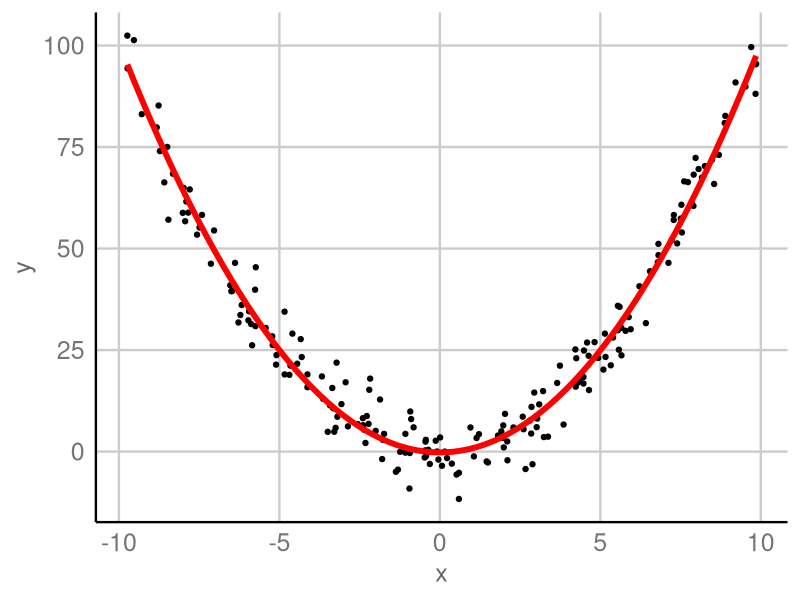
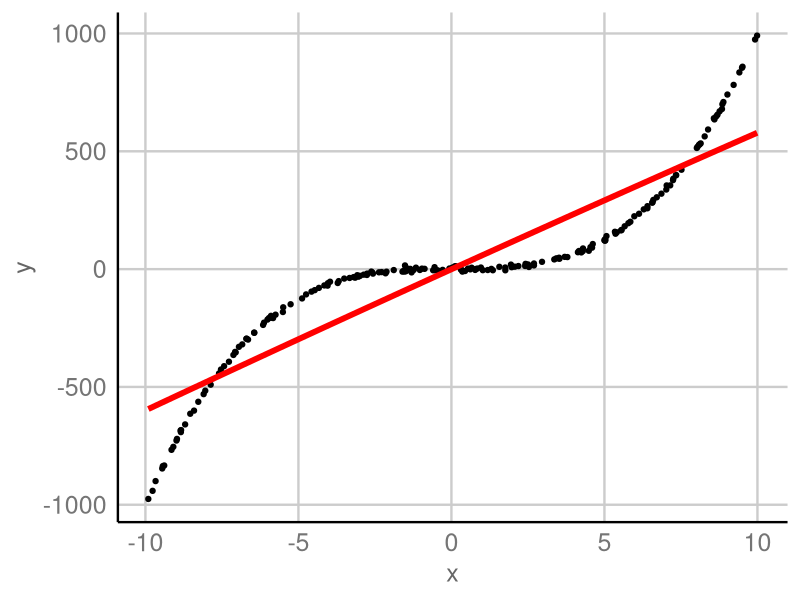
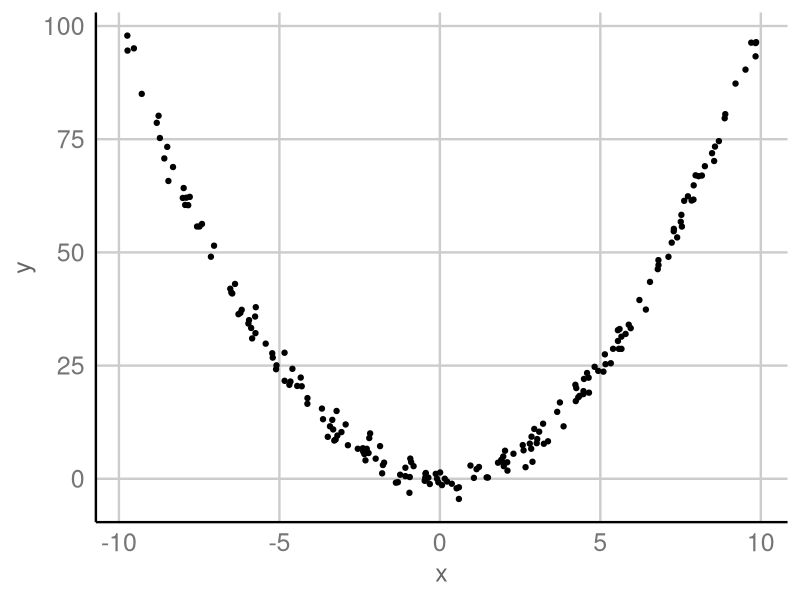
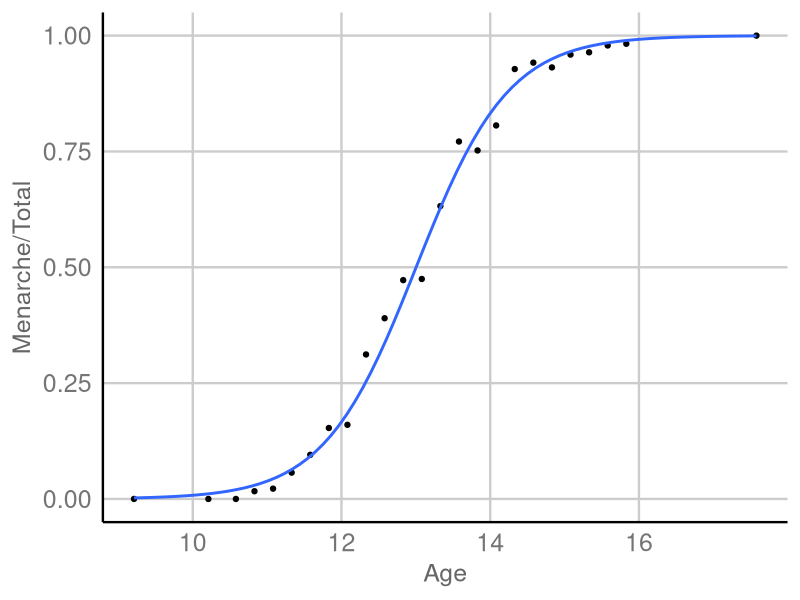
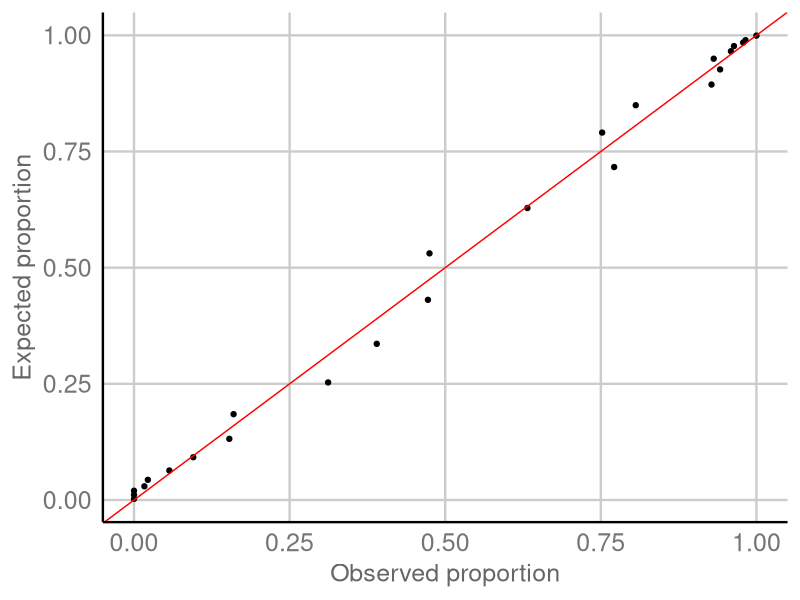
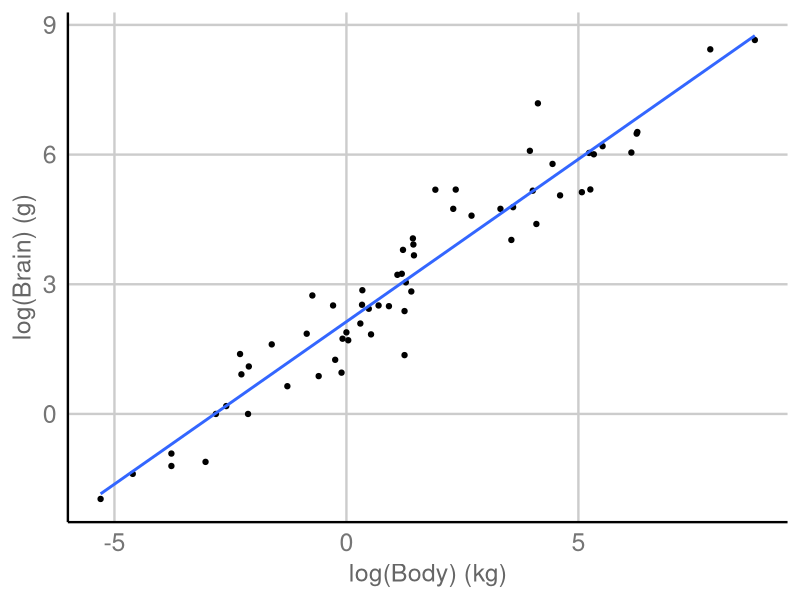
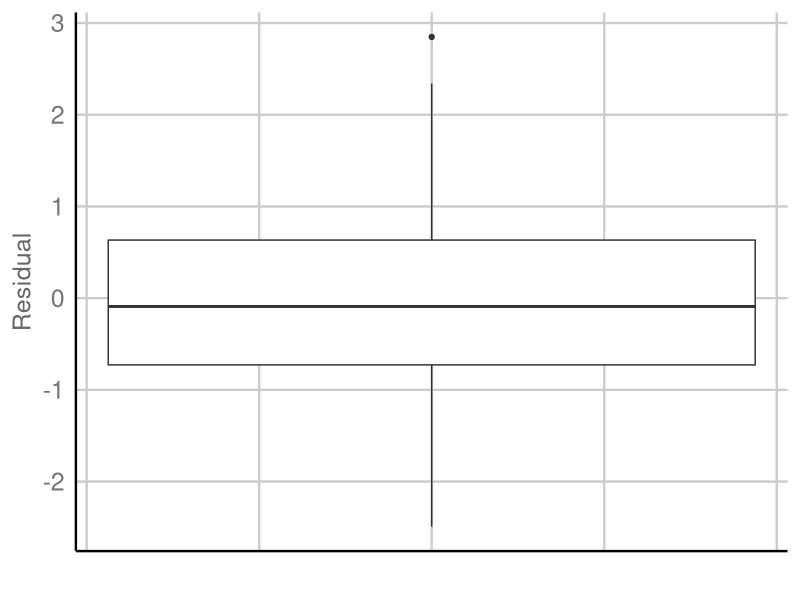
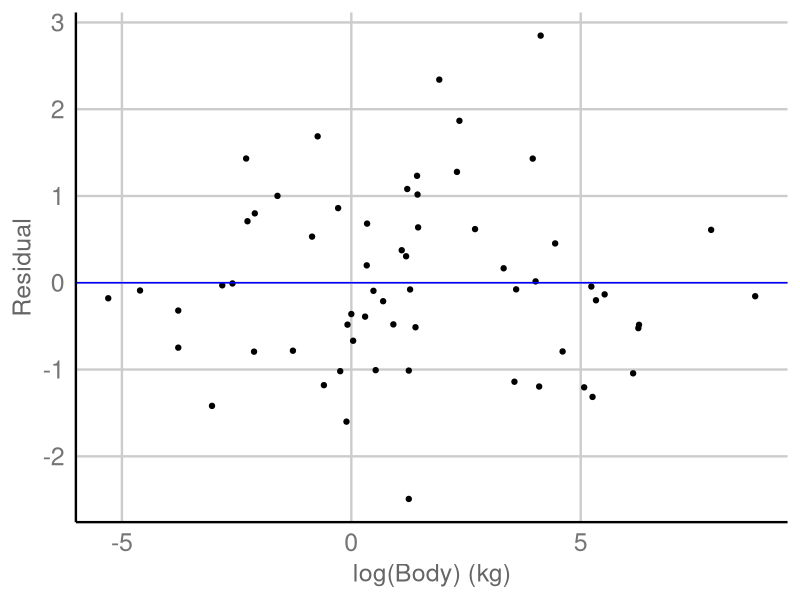

R code for these plots, in order: (Note: this script raises an error after producing the figures.)
## ---- chunk 1
current_file <- knitr::current_input()
## ---- chunk 2
library(tidyverse)
library(colorspace)
library(patchwork)
library(broom)
options(width = 200)
knitr::opts_chunk$set(
  fig.path = "images/week8A/",
  fig.width = 6,
  fig.height = 6,
  fig.align = "center",
  dev.args = list(bg = 'transparent'),
  #out.width = "100%",
  fig.retina = 3,
  echo = FALSE,
  warning = FALSE,
  message = FALSE,
  cache = TRUE,
  cache.path = "cache/week8/"
)
theme_set(ggthemes::theme_gdocs(base_size = 18) +
            theme(plot.background = element_rect(fill = 'transparent', colour = NA), axis.line.y = element_line(color = "black", linetype = "solid"),
                  plot.title.position = "plot",
                  plot.title = element_text(size = 24),
                  panel.background  = element_rect(fill = 'transparent', colour = NA),
                  legend.background = element_rect(fill = 'transparent', colour = NA),
                  legend.key        = element_rect(fill = 'transparent', colour = NA)
                  ) )
## ---- chunk 3

## ---- chunk 4
set.seed(1)
tibble(id = 1:200) %>% 
  mutate(x = runif(n(), -10, 10),
         y = x^2 + rnorm(n(), 0, 5)) %>% 
  ggplot(aes(x, y)) +
  geom_point() +
  geom_smooth(method = "lm", se = FALSE,
              formula = y ~ poly(x, 2),
              size = 2, color = "red")
## ---- chunk 5

## ---- chunk 6
tibble(id = 1:200) %>% 
  mutate(x = runif(n(), -10, 10),
         y = x^3 + rnorm(n(), 0, 5)) %>% 
  ggplot(aes(x, y)) +
  geom_point() +
  geom_smooth(method = "lm", se = FALSE,
              formula = y ~ poly(x, 2),
              size = 2, color = "red")
## ---- chunk 7
set.seed(1)
df <- tibble(id = 1:200) %>% 
        mutate(x = runif(n(), -10, 10),
               y = x^2 + rnorm(n(), 0, 2))
df
## ---- chunk 8
ggplot(df, aes(x, y)) +
  geom_point()
## ---- chunk 9

## ---- chunk 10
data(menarche, package = "MASS")
skimr::skim(menarche)
## ---- chunk 11
ggplot(menarche, aes(Age, Menarche/Total)) + 
  geom_point() +
  geom_smooth(method = "glm",
              formula = y ~ x,
              se = FALSE,
              method.args = list(family = "binomial"))
## ---- chunk 12

## ---- chunk 13

## ---- chunk 14
fit1 <- glm(Menarche/Total ~ Age, 
            family = "binomial", 
            data = menarche)
(beta <- coef(fit1))
## ---- chunk 15
menarche %>% 
  rowwise() %>% # simulating from first principles
  mutate(
    phat = 1/(1 + exp(-(beta[1] + beta[2] * Age))),
    simMenarche = rbinom(1, Total, phat)) #<<
## ---- chunk 16
df1 <- menarche %>% 
  mutate(
    pexp = 1/(1 + exp(-(beta[1] + beta[2] * Age))),
    pobs = Menarche / Total)
## ---- chunk 17
ggplot(df1, aes(pobs, pexp)) +
  geom_point() + 
  geom_abline(slope = 1, intercept = 0,
              color = "red") +
  labs(x = "Observed proportion",
       y = "Expected proportion")
## ---- chunk 18
vcdExtra::HLtest(fit1)
## ---- chunk 19
dat <- read_csv(here::here("data/sleep.csv"))
dat %>%
  ggplot(aes(log(BodyWt), log(BrainWt))) + geom_point() +
  geom_smooth(method="lm", se=F) +
  labs(x="log(Body) (kg)", y="log(Brain) (g)") 
## ---- chunk 20
lm(log(BrainWt) ~ log(BodyWt), data=dat) %>%
  augment() %>% 
  ggplot(aes(1,.std.resid)) + 
  geom_boxplot() + 
  labs(x="", y="Residual") + 
  theme(axis.text.x = element_blank())
## ---- chunk 21
lm(log(BrainWt) ~ log(BodyWt), data=dat) %>%
  augment() %>% 
  ggplot(aes(`log(BodyWt)`, .std.resid)) + 
  geom_point() + 
  labs(x="log(Body) (kg)", y="Residual") +
  geom_hline(yintercept=0, color="blue") 
## ---- chunk 22
lm(log(BrainWt) ~ log(BodyWt), data=dat) %>%
  augment() %>% 
  ggplot(aes(sample=.std.resid)) + 
  stat_qq() + stat_qq_line(color="blue")
## ---- chunk 23
set.seed(2019)
n <- 100
x <- seq(0, 1, length.out = n)
y1 <- x + rnorm(n) / 3                 #  Linear
y2 <- 3 * (x - 0.5) ^ 2 + 
  c(rnorm(n / 2)/3, rnorm(n / 2)/6)  #  Quadratic
y3 <- - 0.25 * sin(20 * x - 0.2) + x + rnorm(n) / 3    #  Non-linear
g1 <- lm(y1 ~ x) %>% augment() %>%
  ggplot(aes(.fitted, .resid)) + 
  geom_point() + 
  labs(x="Fitted Values", y="Residual", tag="(1)") +
  geom_hline(yintercept=0, color="blue") 
g2 <- lm(y2 ~ x) %>% augment() %>%
  ggplot(aes(.fitted, .resid)) + 
  geom_point() + 
  labs(x="Fitted Values", y="Residual", tag="(2)") +
  geom_hline(yintercept=0, color="blue") 
g3 <- lm(y3 ~ x) %>% augment() %>%
  ggplot(aes(.fitted, .resid)) + 
  geom_point() +
  labs(x="Fitted Values", y="Residual", tag="(3)") +
  geom_hline(yintercept=0, color="blue") 

g1 + g2 + g3
## ---- chunk 24

## ---- chunk 25
dat3sim <- data.frame(y=c(y1, y2, y3), x=rep(x, times=3), Simulation=rep(1:3, each=length(x)))
dat3sim %>%
  ggplot(aes(x,y)) + geom_point() +
  geom_smooth(method="lm", se=F) + facet_grid( . ~ Simulation) +
  theme(axis.text = element_blank())
## ---- chunk 26
M1 <- lm(y1 ~ x); M2 <- lm(y2 ~ x); M3 <- lm(y3 ~ x)
data.frame(residual=c(resid(M1), resid(M2), resid(M3)),
           Simulation=rep(1:3, each=length(x))) %>%
  ggplot(aes(x=factor(Simulation), y=residual)) + geom_boxplot() + labs(x="", y="Residual")
## ---- chunk 27
data.frame(residual=c(resid(M1), resid(M2), resid(M3)),
           Simulation=rep(1:3, each=length(x))) %>%
  ggplot(aes(sample=residual)) + stat_qq() + 
  stat_qq_line(color="blue") +
  facet_grid( . ~ Simulation) 
## ---- chunk 28
n <- 100
x <- seq(0, 1, length.out = n)
y1 <- x + rnorm(n) / 3                  #  Linear
y2 <- 3 * (x - 0.5) ^ 2 + 
  c(rnorm(n / 2)/3, rnorm(n / 2)/6)     #  Quadratic
y3 <- -0.25 * sin(20 * x - 0.2) + 
  x + rnorm(n) / 3                      #  Non-linear

M1 <- lm(y1 ~ x); M2 <- lm(y2 ~ x); M3 <- lm(y3 ~ x)

## ---- chunk 29
n <- 20
set.seed(1)
shifty <- rep(0, n); shifty[5] <- 10
g1 <- data.frame(x=seq(1, 20, 1)) %>% 
    mutate(y=x + rnorm(n, 0, 1)) %>% 
  ggplot(aes(x, y + shifty, color=factor(shifty))) + geom_point(size=6) + 
  labs(x="x", y="y", tag="(A)") +
  guides(color=F) +
  scale_color_manual(values = c("black", "yellow"))

n <- 20
set.seed(2)
g2 <- data.frame(x=c(seq(1, 19, 1), 30)) %>% 
    mutate(y=x + rnorm(n, 0, 1)) %>% 
  ggplot(aes(x, y, color=factor(c(rep(0,19), 1)))) + geom_point(size=6) + 
  labs(x="x", y="y", tag="(B)") +
  guides(color=F)+
  scale_color_manual(values = c("black", "yellow"))

g1 + g2 
## ---- chunk 30
tibble(id = 1:20) %>% 
  mutate(x1 = runif(n()),
         x2 = 1 - 4 * x1 + x1^2 + rnorm(n(), 0, 0.1)) %>% 
  add_row(x1 = 0.6, x2 = 0.6) %>% 
  ggplot(aes(x1, x2)) +
  geom_point(size = 4) + 
  annotate("text", x = 0.55, y = 0.55, label = "P", 
           size = 10)
## ---- chunk 31
data(marketing, package="datarium")
skimr::skim(marketing)
## ---- chunk 32
GGally::ggpairs(marketing, progress=F)
## ---- chunk 33

## ---- chunk 34
fit <- lm(sales ~ youtube * facebook, data = marketing)
broom::augment(fit)

## ---- chunk 35
